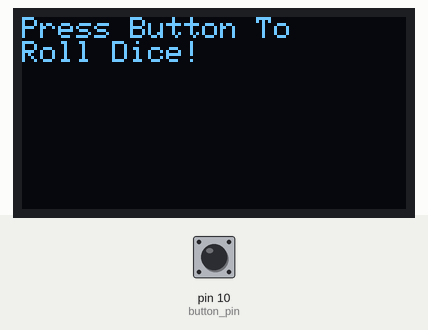
Recording of a sketch running on a simulated Arduino Uno, built with avr-gcc and run on an emulated ATmega328P. Parts: 128×64 one-colour display. The inputs (shaded band) are chosen by the test bench; at power-on: pin 10 (button_pin) HIGH. Random numbers use the default seed unless the sketch sets one; what the sketch prints to the serial monitor is not drawn.

Above: at 1.2 s.
1.3 s: pin 10 (button_pin) pulled LOW for 3.2 s
At 6.6 s:
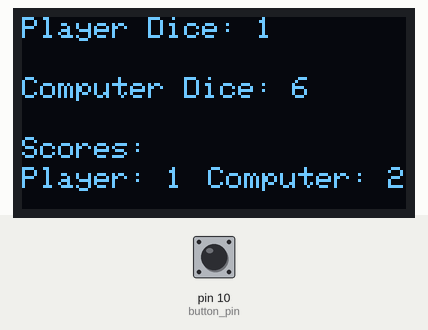
6.9 s: pin 10 (button_pin) pulled LOW for 0.15 s
At 8.6 s:
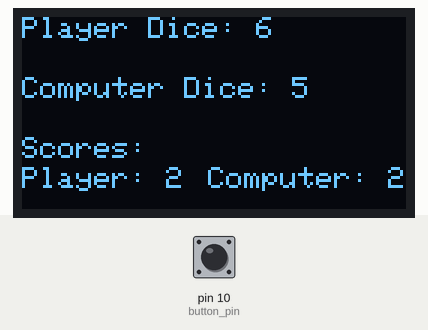
9.4 s: pin 10 (button_pin) pulled LOW for 1 s
At 11.6 s:
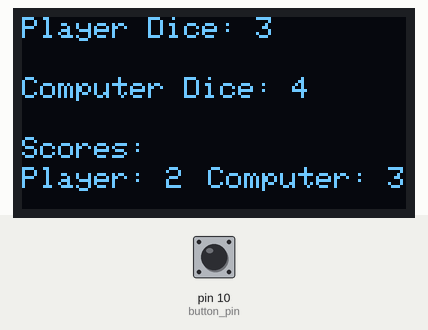
11.9 s: pin 10 (button_pin) pulled LOW for 0.15 s
At 13.6 s:
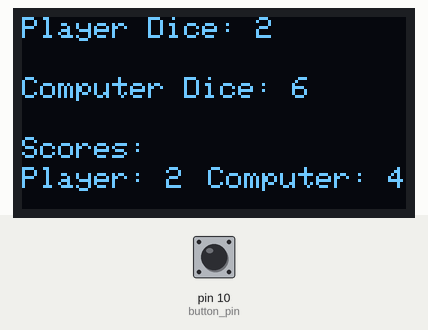
Timing chart, 0 to 15.1 s (numbered marks = the images above; inputs shaded):
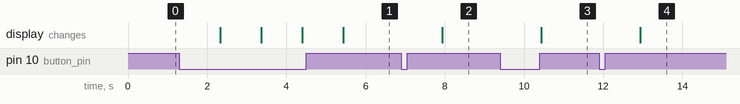

The sketch:

diceGame.ino
```cpp
//must use small OLED square screen
//must use adafruit ssd1306 library
#include <Wire.h>
#include <Adafruit_GFX.h>
#include <Adafruit_SSD1306.h>

int button_pin = 10;
long dice_one, dice_two, player_score, computer_score;

// Create display object (128x64 pixels, using I2C)
Adafruit_SSD1306 oled(128, 64, &Wire, -1);

void setup() {
  // Initialize OLED screen
  if (!oled.begin(SSD1306_SWITCHCAPVCC, 0x3C)) {
    for (;;); // Halt if screen isn't found
  }

  // Initial screen message
  oled.clearDisplay();
  oled.setTextSize(1);
  oled.setTextColor(SSD1306_WHITE);
  oled.setCursor(0, 0);
  oled.println(F("Press Button To"));
  oled.println(F("Roll Dice!"));
  oled.display();
  randomSeed(analogRead(0));
  Serial.begin(9600);
  pinMode(button_pin, INPUT_PULLUP);
}

void loop() {
  readButton();
}

void readButton() {
  if (digitalRead(button_pin) == LOW) {
    delay(1000);  // debounce delay
    diceRoll();
  }
}

void diceRoll() {
  oled.clearDisplay();
  dice_one = random(1, 7);  // 1 to 6
  dice_two = random(1, 7);

  // Update score first
  scoreUpdate();

  Serial.println("Dice 1: " + String(dice_one));
  Serial.println("Dice 2: " + String(dice_two));

  oled.setTextSize(1);
  oled.setTextColor(SSD1306_WHITE);
  oled.setCursor(0, 0);
  oled.print("Player Dice: ");
  oled.println(dice_one);

  oled.setCursor(0, 20);
  oled.print("Computer Dice: ");
  oled.println(dice_two);

  oled.setCursor(0, 40);
  oled.println("Scores: ");
  oled.setCursor(0, 50);
  oled.println("Player: " + String(player_score));
  oled.setCursor(62, 50);
  oled.println("Computer: " + String(computer_score));

  oled.display();
}


void scoreUpdate(){
  if(dice_one > dice_two){
    player_score = player_score + 1;
  } else if (dice_one < dice_two){
    computer_score = computer_score + 1;
  }
}
```

Measured:
- after the input at 1.3 s, the display: first changes after 1.0 s (image 1 shows a later state)
- after the input at 6.9 s, the display: changes after 1.0 s (image 2)
- after the input at 9.4 s, the display: changes after 1.0 s (image 3)
- after the input at 11.9 s, the display: changes after 1.0 s (image 4)
